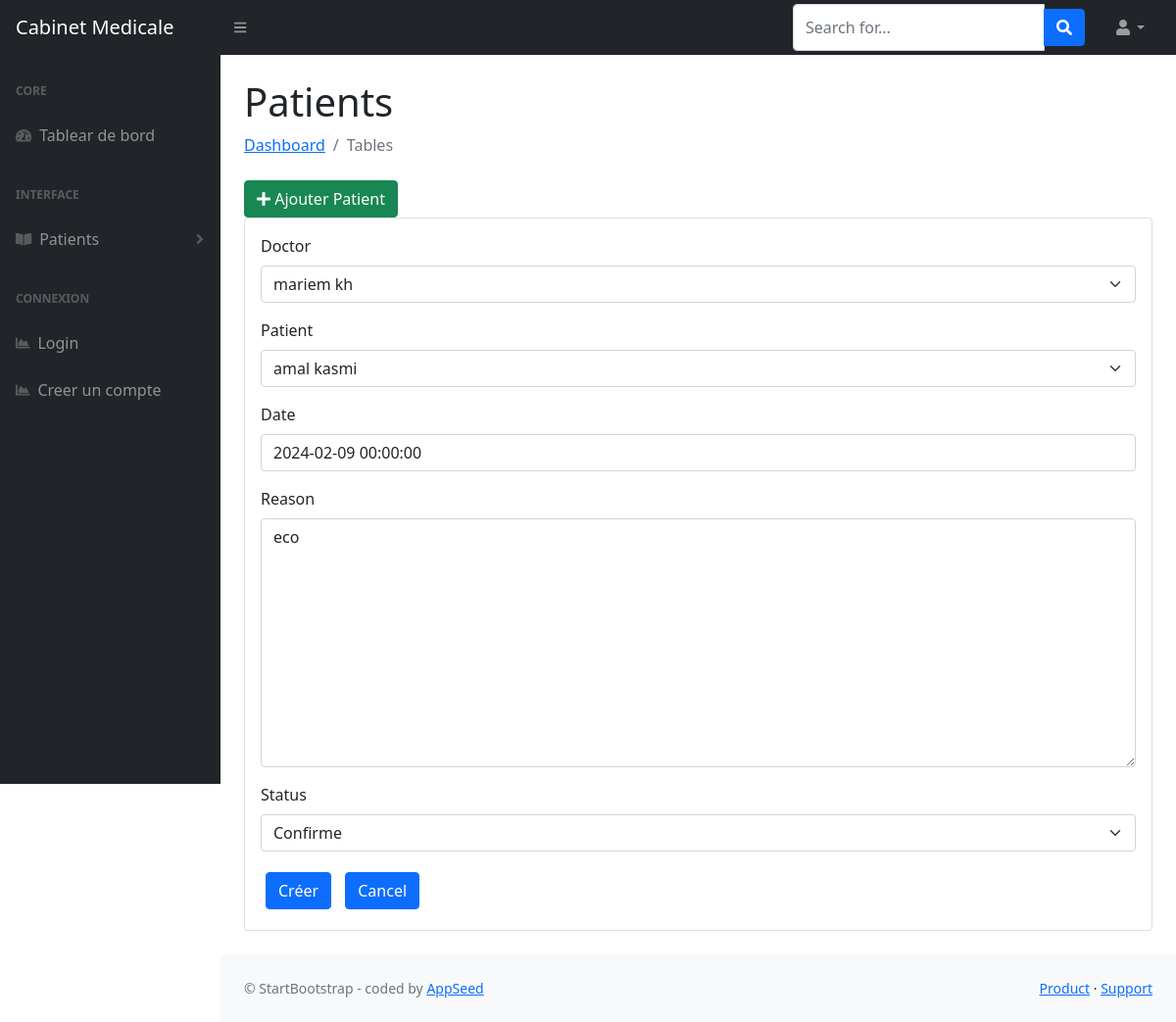
The page /appointments/update/6/ on the database its author committed.
### appointments/models.py (models this page shows, shortened)
class Appointment(models.Model):
    class Status(models.TextChoices):
        CONFIRME = 'Confirmé'
        ANNULE = 'Annulé'
        EN_ATTENTE = 'En attente'
    doctor = models.ForeignKey(Doctor, on_delete=models.CASCADE)
    patient = models.ForeignKey(Patient, on_delete=models.CASCADE, related_name= 'appointment_set')
    date = models.DateTimeField()
    reason = models.TextField()
    status = models.CharField(
        max_length=20,
        choices=Status.choices,
        default=Status.EN_ATTENTE)
    objects = models.Manager()  # Le gestionnaire par défaut
    confirmed_appointments = ConfirmedAppointmentManager()  # Gestionnaire personnalisé pour les rendez-vous confirmés

### appointments/views.py (the view)
# urls.py: path('update/<int:pk>/',AppointmentUpdateView.as_view(), name="update-appointment"),
class AppointmentUpdateView(UpdateView):
    model = Appointment
    fields = ["doctor","patient","date","reason","status"]
    template_name="patients/form.html"
    success_url = reverse_lazy("patient-list-view")

### doctors/models.py (called while the page is built)
    def __str__(self):
        return f"{self.firstName} {self.lastName}"

### patients/models.py (called while the page is built)
    def __str__(self):
        return f"{self.firstName} {self.lastName}"

### patients/templates/patients/form.html (shortened to what this page needs)
{% extends "layouts/base.html" %}
{% load django_bootstrap5 %}
{% block content %}
    <main>
        <div class="container-fluid px-4">
            <h1 class="mt-4">Patients</h1>
            <ol class="breadcrumb mb-4">
                <li class="breadcrumb-item"><a href="index.html">Dashboard</a></li>
                <li class="breadcrumb-item active">Tables</li>
            </ol>
            <div class="col-md-12">
                <a href="{% url 'create-patient' %}" class="btn btn-success float-right"><i class="fas fa-plus"></i> Ajouter Patient</a>
            </div>
            <div class="card mb-4">
                <div class="card-body">
                    <form method="post">{% csrf_token %}
                       {% bootstrap_form form %}
                        {% bootstrap_button button_type="submit" content="Créer" %}
                        {% bootstrap_button button_type="reset" content="Cancel" %}
                    </form>
                </div>
            </div>
        </div>
    </main>
{% endblock content %}

### patients/templates/patients/form.html (style rules this page uses)
button { padding: 10px; margin: 5px; cursor: pointer; border: none; border-radius: 5px; font-size: 16px; font-weight: bold; }

### rows shown on the page
Appointment: doctor "mariem kh", patient "amal kasmi", date "2024-02-09 00:00:00", reason "eco", status "Confirme"
